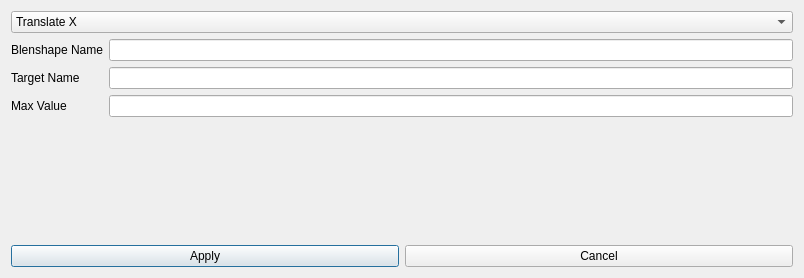
<?xml version="1.0" encoding="UTF-8"?>
<ui version="4.0">
 <class>DlgAttachBlendShape</class>
 <widget class="QDialog" name="DlgAttachBlendShape">
  <property name="geometry">
   <rect>
    <x>0</x>
    <y>0</y>
    <width>804</width>
    <height>278</height>
   </rect>
  </property>
  <property name="windowTitle">
   <string>Dialog</string>
  </property>
  <layout class="QVBoxLayout" name="verticalLayout">
   <item>
    <widget class="QComboBox" name="CB_Chanel">
     <item>
      <property name="text">
       <string>Translate X</string>
      </property>
     </item>
     <item>
      <property name="text">
       <string>Translate Y</string>
      </property>
     </item>
     <item>
      <property name="text">
       <string>Translate Z</string>
      </property>
     </item>
     <item>
      <property name="text">
       <string>Rotate X</string>
      </property>
     </item>
     <item>
      <property name="text">
       <string>RotateY</string>
      </property>
     </item>
     <item>
      <property name="text">
       <string>Rotate Z</string>
      </property>
     </item>
     <item>
      <property name="text">
       <string>Scale X</string>
      </property>
     </item>
     <item>
      <property name="text">
       <string>Scale Y</string>
      </property>
     </item>
     <item>
      <property name="text">
       <string>Scale Z</string>
      </property>
     </item>
    </widget>
   </item>
   <item>
    <layout class="QFormLayout" name="formLayout">
     <item row="0" column="0">
      <widget class="QLabel" name="label">
       <property name="text">
        <string>Blenshape Name</string>
       </property>
      </widget>
     </item>
     <item row="0" column="1">
      <widget class="QLineEdit" name="LE_BshpName"/>
     </item>
     <item row="1" column="0">
      <widget class="QLabel" name="label_2">
       <property name="text">
        <string>Target Name</string>
       </property>
      </widget>
     </item>
     <item row="1" column="1">
      <widget class="QLineEdit" name="Le_TargetName"/>
     </item>
     <item row="2" column="1">
      <widget class="QLineEdit" name="LE_MaxValue"/>
     </item>
     <item row="2" column="0">
      <widget class="QLabel" name="label_3">
       <property name="text">
        <string>Max Value</string>
       </property>
      </widget>
     </item>
    </layout>
   </item>
   <item>
    <spacer name="verticalSpacer">
     <property name="orientation">
      <enum>Qt::Vertical</enum>
     </property>
     <property name="sizeHint" stdset="0">
      <size>
       <width>20</width>
       <height>37</height>
      </size>
     </property>
    </spacer>
   </item>
   <item>
    <layout class="QHBoxLayout" name="horizontalLayout">
     <item>
      <widget class="QPushButton" name="BtnApply">
       <property name="text">
        <string>Apply</string>
       </property>
      </widget>
     </item>
     <item>
      <widget class="QPushButton" name="BtnCancel">
       <property name="text">
        <string>Cancel</string>
       </property>
      </widget>
     </item>
    </layout>
   </item>
  </layout>
 </widget>
 <resources/>
 <connections/>
</ui>
